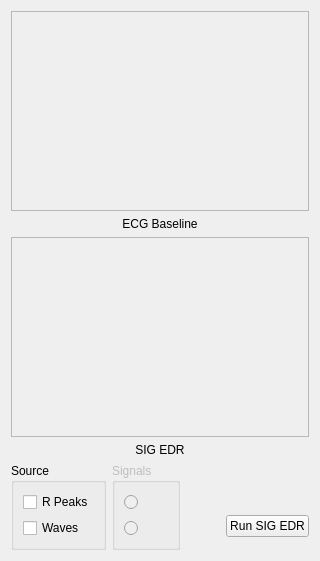
        <widget class="QWidget" name="sig_edr">
         <attribute name="title">
          <string>SIG_EDR</string>
         </attribute>
         <layout class="QVBoxLayout" name="verticalLayout_34">
          <item>
           <widget class="QScrollArea" name="Baseline_edr">
            <property name="minimumSize">
             <size>
              <width>0</width>
              <height>200</height>
             </size>
            </property>
            <property name="widgetResizable">
             <bool>true</bool>
            </property>
            <widget class="QWidget" name="scrollAreaWidgetContents_12">
             <property name="geometry">
              <rect>
               <x>0</x>
               <y>0</y>
               <width>1054</width>
               <height>220</height>
              </rect>
             </property>
            </widget>
           </widget>
          </item>
          <item>
           <layout class="QHBoxLayout" name="horizontalLayout_30">
            <item>
             <widget class="QLabel" name="label_24">
              <property name="layoutDirection">
               <enum>Qt::LeftToRight</enum>
              </property>
              <property name="text">
               <string>ECG Baseline</string>
              </property>
              <property name="alignment">
               <set>Qt::AlignCenter</set>
              </property>
             </widget>
            </item>
           </layout>
          </item>
          <item>
           <widget class="QScrollArea" name="scrollArea_2">
            <property name="minimumSize">
             <size>
              <width>0</width>
              <height>200</height>
             </size>
            </property>
            <property name="widgetResizable">
             <bool>true</bool>
            </property>
            <widget class="QWidget" name="scrollAreaWidgetContents_11">
             <property name="geometry">
              <rect>
               <x>0</x>
               <y>0</y>
               <width>1054</width>
               <height>219</height>
              </rect>
             </property>
            </widget>
           </widget>
          </item>
          <item>
           <widget class="QLabel" name="label_25">
            <property name="text">
             <string>SIG EDR</string>
            </property>
            <property name="alignment">
             <set>Qt::AlignCenter</set>
            </property>
           </widget>
          </item>
          <item>
           <layout class="QHBoxLayout" name="horizontalLayout_29">
            <item>
             <widget class="QGroupBox" name="groupBox_9">
              <property name="minimumSize">
               <size>
                <width>50</width>
                <height>75</height>
               </size>
              </property>
              <property name="title">
               <string>Source</string>
              </property>
              <layout class="QVBoxLayout" name="verticalLayout_35">
               <item>
                <widget class="QCheckBox" name="checkBox_2">
                 <property name="text">
                  <string>R Peaks</string>
                 </property>
                </widget>
               </item>
               <item>
                <widget class="QCheckBox" name="checkBox_4">
                 <property name="text">
                  <string>Waves</string>
                 </property>
                </widget>
               </item>
              </layout>
             </widget>
            </item>
            <item>
             <widget class="QGroupBox" name="groupBox_11">
              <property name="enabled">
               <bool>false</bool>
              </property>
              <property name="title">
               <string>Signals</string>
              </property>
              <layout class="QVBoxLayout" name="verticalLayout_36">
               <item>
                <widget class="QRadioButton" name="radioButton_3">
                 <property name="minimumSize">
                  <size>
                   <width>0</width>
                   <height>20</height>
                  </size>
                 </property>
                 <property name="text">
                  <string/>
                 </property>
                </widget>
               </item>
               <item>
                <widget class="QRadioButton" name="radioButton_4">
                 <property name="sizePolicy">
                  <sizepolicy hsizetype="Minimum" vsizetype="Fixed">
                   <horstretch>0</horstretch>
                   <verstretch>0</verstretch>
                  </sizepolicy>
                 </property>
                 <property name="minimumSize">
                  <size>
                   <width>0</width>
                   <height>20</height>
                  </size>
                 </property>
                 <property name="text">
                  <string/>
                 </property>
                </widget>
               </item>
              </layout>
             </widget>
            </item>
            <item>
             <spacer name="horizontalSpacer_10">
              <property name="orientation">
               <enum>Qt::Horizontal</enum>
              </property>
              <property name="sizeHint" stdset="0">
               <size>
                <width>40</width>
                <height>20</height>
               </size>
              </property>
             </spacer>
            </item>
            <item>
             <layout class="QVBoxLayout" name="verticalLayout_37">
              <item>
               <spacer name="verticalSpacer_11">
                <property name="orientation">
                 <enum>Qt::Vertical</enum>
                </property>
                <property name="sizeType">
                 <enum>QSizePolicy::Fixed</enum>
                </property>
                <property name="sizeHint" stdset="0">
                 <size>
                  <width>20</width>
                  <height>40</height>
                 </size>
                </property>
               </spacer>
              </item>
              <item>
               <widget class="QPushButton" name="pushButton_4">
                <property name="text">
                 <string>Run SIG EDR</string>
                </property>
               </widget>
              </item>
             </layout>
            </item>
           </layout>
          </item>
         </layout>
        </widget>
